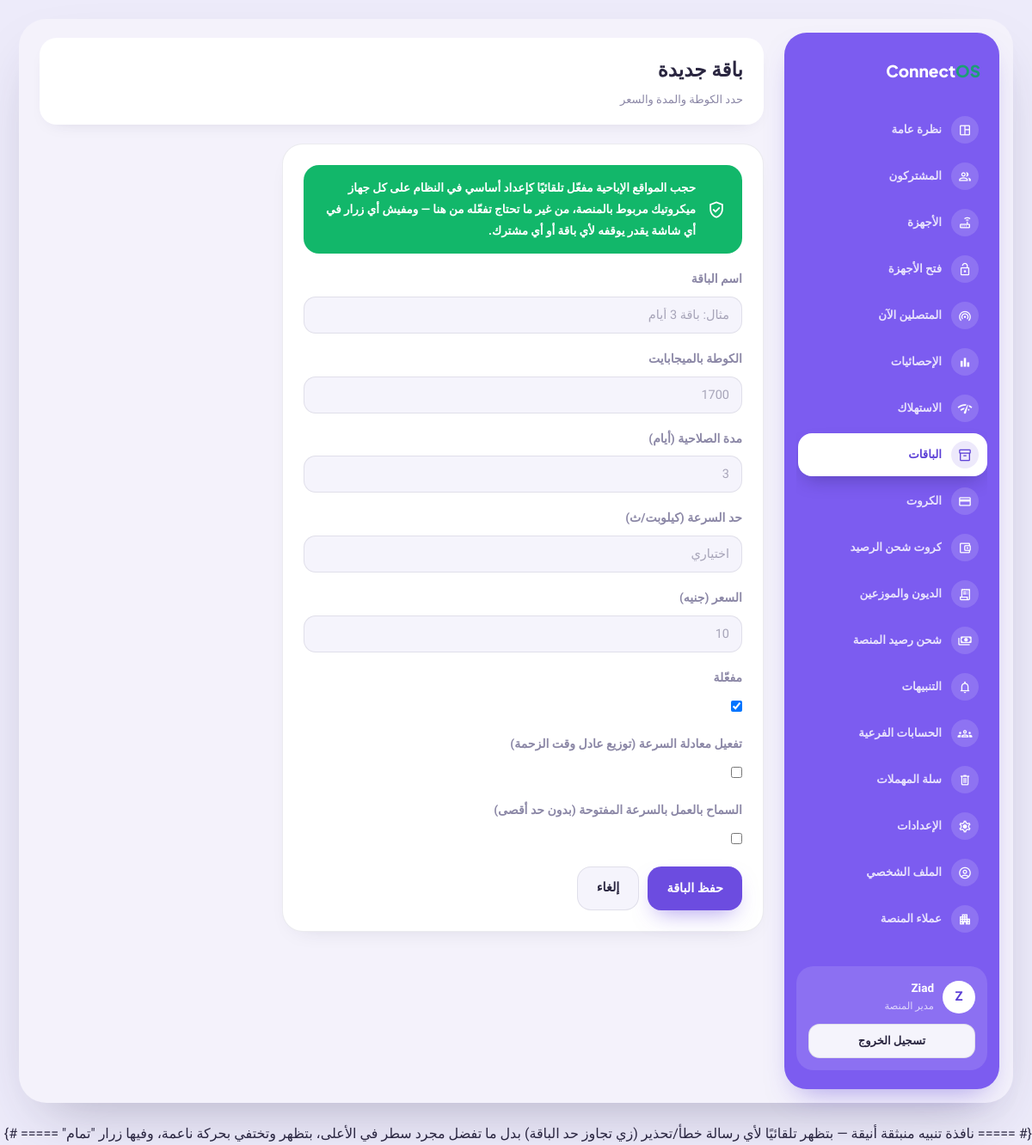
/plans/new/ (signed in), run on the app's committed database.
### core/models.py (models this page shows, shortened)
class User(AbstractUser):
    ROLE_CHOICES = [
        ("owner", "مالك الشركة"),
        ("admin", "مدير"),
        ("support", "دعم فني"),
        ("platform_admin", "مدير المنصة"),
    ]
    company = models.ForeignKey(
        Company, on_delete=models.CASCADE, related_name="users",
        verbose_name="الشركة", null=True, blank=True,
    )
    role = models.CharField("الصلاحية", max_length=20, choices=ROLE_CHOICES, default="owner")
    phone = models.CharField("رقم الهاتف", max_length=20, blank=True)
    last_login_ip = models.GenericIPAddressField("آخر IP دخول", null=True, blank=True)
    class Meta:
        verbose_name = "مستخدم"
        verbose_name_plural = "المستخدمون"

### plans/views.py (the view)
# urls.py: path("new/", views.plan_create, name="create"),
@login_required
def plan_create(request):
    if request.method == "POST":
        form = PlanForm(request.POST)
        if form.is_valid():
            plan = form.save(commit=False)
            plan.company = request.user.company
            plan.save()
            messages.success(request, f'تم إنشاء باقة "{plan.name}" بنجاح.')
            return redirect("plans:list")
    else:
        form = PlanForm()
    return render(request, "plans/form.html", {"form": form})

### plans/forms.py
class PlanForm(forms.ModelForm):
    class Meta:
        model = Plan
        fields = ["name", "quota_mb", "duration_days", "speed_limit_kbps", "price", "is_active",
                  "speed_equation_enabled", "allow_open_speed"]
        widgets = {
            "name": forms.TextInput(attrs={"class": "field", "placeholder": "مثال: باقة 3 أيام"}),
            "quota_mb": forms.NumberInput(attrs={"class": "field", "placeholder": "1700"}),
            "duration_days": forms.NumberInput(attrs={"class": "field", "placeholder": "3"}),
            "speed_limit_kbps": forms.NumberInput(attrs={"class": "field", "placeholder": "اختياري"}),
            "price": forms.NumberInput(attrs={"class": "field", "placeholder": "10"}),
        }

### core/context_processors.py (called while the page is built, shortened)
def company_status(request):
    user = getattr(request, "user", None)
    if not user or not getattr(user, "is_authenticated", False):
        return {}
    if not getattr(user, "company_id", None) or user.role == "platform_admin":
        return {}

### plans/templates/plans/form.html (shortened to what this page needs)
{% extends "base.html" %}
{% block page_title %}باقة جديدة{% endblock %}
{% block page_crumb %}حدد الكوطة والمدة والسعر{% endblock %}
{% block content %}
<div class="panel" style="max-width:560px;">
  <div class="notice-mandatory">
    <span class="material-symbols-outlined">verified_user</span>
    <span>حجب المواقع الإباحية مفعّل تلقائيًا كإعداد أساسي في النظام على كل جهاز ميكروتيك مربوط بالمنصة، من غير ما تحتاج تفعّله من هنا — ومفيش أي زرار في أي شاشة يقدر يوقفه لأي باقة أو أي مشترك.</span>
  </div>
  <form method="post">
    {% for field in form %}
    <div class="form-group">
      <label for="{{ field.id_for_label }}">{{ field.label }}</label>
      {{ field }}
    </div>
    {% endfor %}
    <div style="display:flex;gap:10px;margin-top:10px;">
      <button type="submit" class="btn btn-primary">حفظ الباقة</button>
      <a href="{% url 'plans:list' %}" class="btn btn-ghost">إلغاء</a>
    </div>
  </form>
</div>
{% endblock %}

### templates/base.html (shortened to what this page needs)
{% load static %}
<!DOCTYPE html>
<html lang="ar" dir="rtl">
<head>
<link rel="stylesheet" href="{% static 'css/style.css' %}">
</head>
<body>
<div class="page-wrap">
<div class="shell">
  <aside class="sidebar no-print">
    <div class="sb-logo">Connect<span>OS</span></div>
    <nav class="sb-nav">
      <a href="{% url 'dashboard:home' %}" class="sb-link "><span class="sb-ico"><span class="material-symbols-outlined"></span></span><span class="sb-txt">نظرة عامة</span></a>
      <a href="{% url 'subscribers:list' %}" class="sb-link {% if 'subscribers' in request.path %}active{% endif %}"><span class="sb-ico"><span class="material-symbols-outlined">group</span></span><span class="sb-txt">المشتركون</span></a>
      <a href="{% url 'nas_manager:list' %}" class="sb-link "><span class="sb-ico"><span class="material-symbols-outlined"></span></span><span class="sb-txt">الأجهزة</span></a>
      <a href="{% url 'nas_manager:device_unlock_list' %}" class="sb-link {% if 'unlock' in request.path %}active{% endif %}"><span class="sb-ico"><span class="material-symbols-outlined">lock_open</span></span><span class="sb-txt">فتح الأجهزة</span></a>
      <a href="{% url 'radius_core:online_now' %}" class="sb-link {% if 'radius' in request.path %}active{% endif %}"><span class="sb-ico"><span class="material-symbols-outlined">wifi_tethering</span></span><span class="sb-txt">المتصلين الآن</span></a>
      <a href="{% url 'dashboard:statistics' %}" class="sb-link "><span class="sb-ico"><span class="material-symbols-outlined"></span></span><span class="sb-txt">الإحصائيات</span></a>
      <a href="{% url 'dashboard:consumption' %}" class="sb-link "><span class="sb-ico"><span class="material-symbols-outlined"></span></span><span class="sb-txt">الاستهلاك</span></a>
      <a href="{% url 'plans:list' %}" class="sb-link {% if 'plans' in request.path %}active{% endif %}"><span class="sb-ico"><span class="material-symbols-outlined">inventory_2</span></span><span class="sb-txt">الباقات</span></a>
      <a href="{% url 'vouchers:batch_list' %}" class="sb-link "><span class="sb-ico"><span class="material-symbols-outlined"></span></span><span class="sb-txt">الكروت</span></a>
      <a href="{% url 'vouchers:topup_batch_list' %}" class="sb-link {% if 'topup' in request.path %}active{% endif %}"><span class="sb-ico"><span class="material-symbols-outlined">account_balance_wallet</span></span><span class="sb-txt">كروت شحن الرصيد</span></a>
      <a href="{% url 'debts:reseller_list' %}" class="sb-link {% if 'debts' in request.path %}active{% endif %}"><span class="sb-ico"><span class="material-symbols-outlined">receipt_long</span></span><span class="sb-txt">الديون والموزعين</span></a>
      <a href="{% url 'payments:checkout' %}" class="sb-link {% if 'payments' in request.path %}active{% endif %}"><span class="sb-ico"><span class="material-symbols-outlined">payments</span></span><span class="sb-txt">شحن رصيد المنصة</span></a>
      <a href="{% url 'notifications:settings' %}" class="sb-link {% if 'notifications' in request.path %}active{% endif %}"><span class="sb-ico"><span class="material-symbols-outlined">notifications</span></span><span class="sb-txt">التنبيهات</span></a>
      <a href="{% url 'dashboard:team' %}" class="sb-link {% if 'team' in request.path %}active{% endif %}"><span class="sb-ico"><span class="material-symbols-outlined">groups</span></span><span class="sb-txt">الحسابات الفرعية</span></a>
      <a href="{% url 'dashboard:trash' %}" class="sb-link {% if 'trash' in request.path %}active{% endif %}"><span class="sb-ico"><span class="material-symbols-outlined">delete</span></span><span class="sb-txt">سلة المهملات</span></a>
      <a href="{% url 'dashboard:settings' %}" class="sb-link "><span class="sb-ico"><span class="material-symbols-outlined"></span></span><span class="sb-txt">الإعدادات</span></a>
      <a href="{% url 'dashboard:profile' %}" class="sb-link "><span class="sb-ico"><span class="material-symbols-outlined"></span></span><span class="sb-txt">الملف الشخصي</span></a>
      {% if request.user.role == 'platform_admin' %}
      <a href="{% url 'dashboard:platform_overview' %}" class="sb-link {% if 'platform' in request.path %}active{% endif %}"><span class="sb-ico"><span class="material-symbols-outlined">apartment</span></span><span class="sb-txt">عملاء المنصة</span></a>
      {% endif %}
    </nav>
    <div class="sb-spacer"></div>
    <div class="sb-user">
      <div class="sb-user-row">
        <div class="u-avatar">{{ request.user.get_full_name|default:request.user.username|first|upper }}</div>
        <div class="u-info">
          <div class="u-name">{{ request.user.get_full_name|default:request.user.username }}</div>
          <div class="u-role">{{ request.user.get_role_display }}</div>
        </div>
      </div>
      <a href="{% url 'core:logout' %}" class="btn btn-ghost btn-sm btn-block">تسجيل الخروج</a>
    </div>
  </aside>
  <main class="main">
    <div class="topbar">
      <div>
        <h1>{% block page_title %}{% endblock %}</h1>
        <div class="crumb">{% block page_crumb %}{% endblock %}</div>
      </div>
    </div>
    {% block content %}{% endblock %}
  </main>
</div>
</div>
{# ===== نافذة تنبيه منبثقة أنيقة — بتظهر تلقائيًا لأي رسالة خطأ/تحذير (زي تجاوز حد الباقة)
      بدل ما تفضل مجرد سطر في الأعلى، بتظهر وتختفي بحركة ناعمة، وفيها زرار "تمام" ===== #}
</body>
</html>

### data on the page
User: user.get_full_name|first "Z", user.get_full_name "Ziad", user.role "مدير المنصة"

### other printed values
{{ field.label }} "اسم الباقة" "الكوطة بالميجابايت" "مدة الصلاحية (أيام)" "حد السرعة (كيلوبت/ث)" "السعر (جنيه)" "مفعّلة" "تفعيل معادلة السرعة (توزيع عادل وقت الزحمة)" "السماح بالعمل بالسرعة المفتوحة (بدون حد أقصى)"
